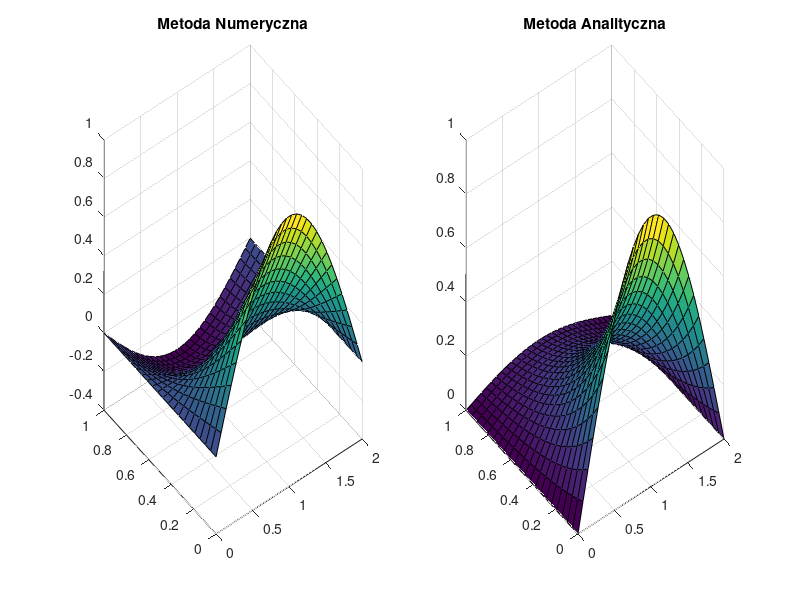

The MATLAB source for this figure:
clc,clear all
tic
%rozwi�zanie analityczne
G = @(x,t) sin(pi.*x./2).*exp(-(pi.^2).*t./4);

%przedzia� omega
xa=0;
xb=2;
yc=0;
yd=1;

%warunki brzegowe
u1 = @(x) 0;
u2 = @(x) 0;
u3 = @(x,t) sin(pi*x/2);

licznik=0;
%siatka
m=30;
D=1;
deltax=(xb-xa)/(m-1);
x=[xa:deltax:xb];         %przedzia� przestrzenny
deltat=(deltax^2)/(0.1*D); 
n_end=floor(yd/deltat)+1;
t=[0:deltat:1];           %przedzia� czasowy

%macierz
psi=zeros(n_end,length(x)); %utworzenie pustej macierzy

%dodanie warunku pocz�tkowego
psi(1,:) = u3(x);
psi(:,1) = u1(t);
psi(:,m) = u2(t);

% Pierwszy poziom za pomocą schematu dwupoziomowego
A_2 = (2+(deltax^2)/(deltat))*diag(eye(m-2));
B_2 = diag(A_2) + -1*diag(diag(eye(m-3)),-1) + -1*diag(diag(eye(m-3)),1);
F = diag(eye(m-2)) * deltax^2/deltat .* psi(1,2:m-1)';
F(1) = F(1) + psi(2,1);
F(length(F)) = F(length(F)) + psi(2, m);  
psi(2,2:m-1) = linsolve(B_2,F);

% Pozostałe poziomy
F = diag(eye(2*m-2));
A1 = eye(m-2) .* -(D/deltax^2-1/(2*deltat));
A2 = diag(diag(eye(m-2)),2);
A3 = (eye(m-2,m) + A2(1:m-2,:)) .* D/deltax^2;
A = [A1, A3] ./ (1/(2*deltat) + D/deltax^2);
for n=3:n_end
  F(1:m-2) = psi(n-2,2:m-1);
  F(m-1:length(F)) = psi(n-1,:);
  psi(n,2:m-1) = A * F;
  licznik = licznik+1;
end

[X,T] = meshgrid(x,t);
subplot(1,2,1)
surf(X,T,psi)
title('Metoda Numeryczna')
subplot(1,2,2)
surf(X,T,(G(X,T)))
title('Metoda Analityczna')
Error=max(max(abs(psi-G(X,T))));
licznik
toc